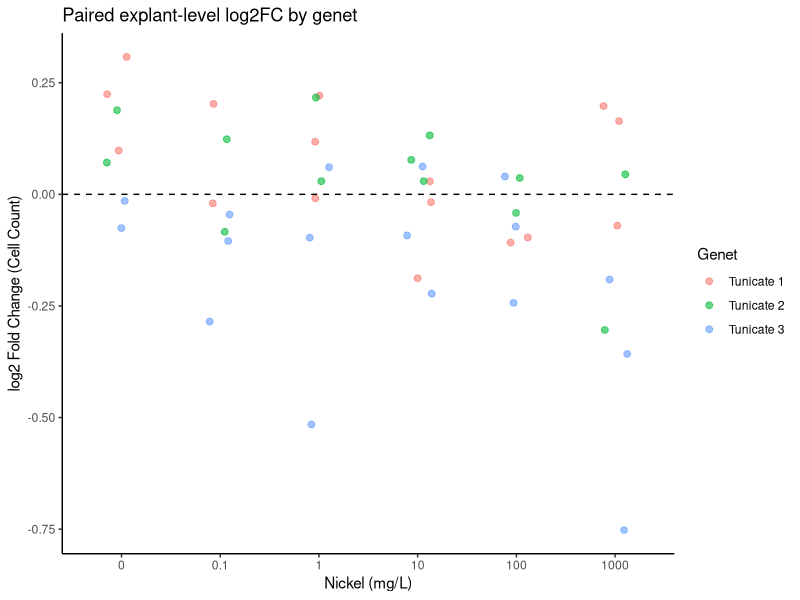
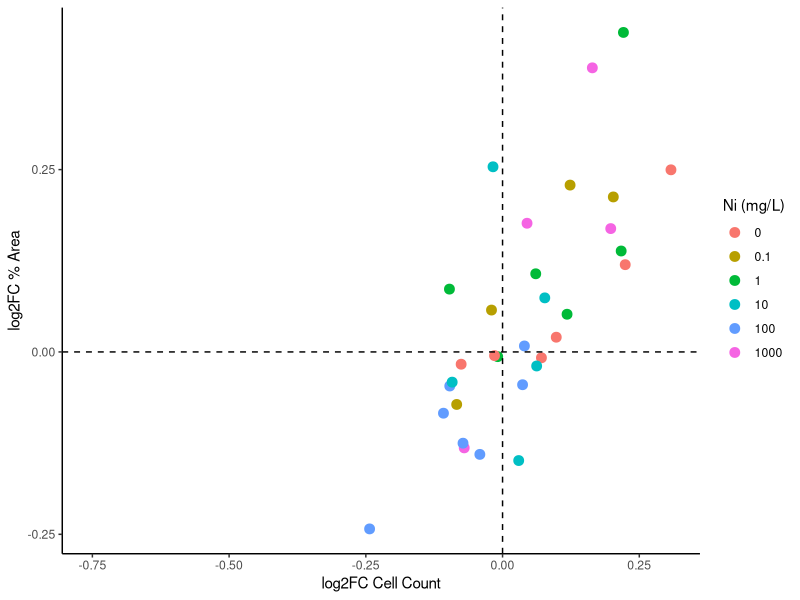
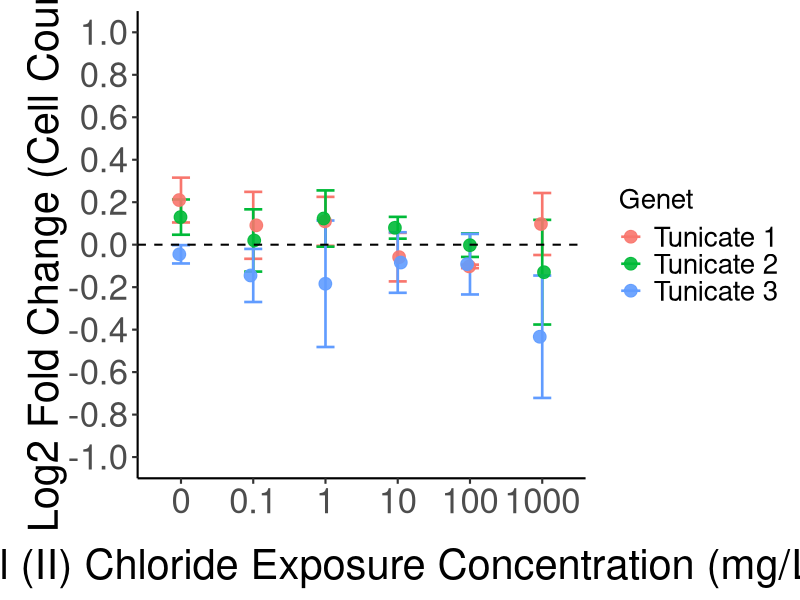
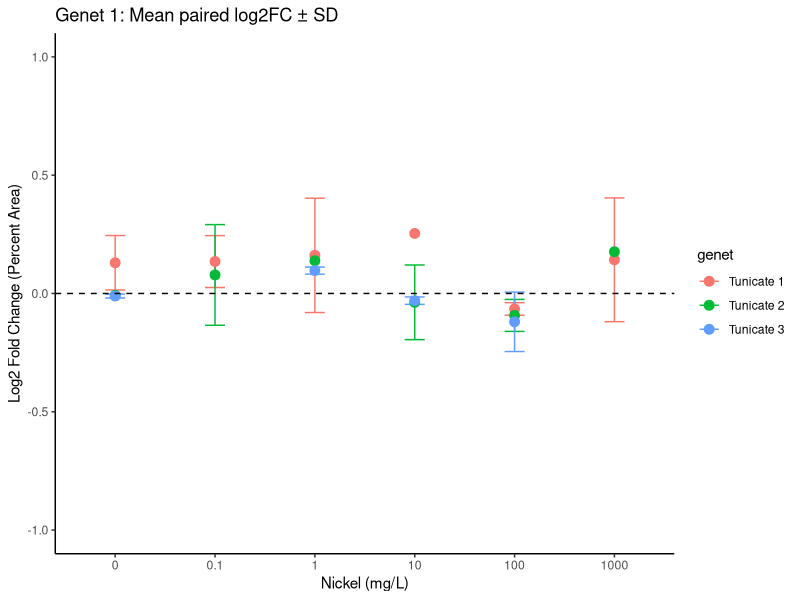

The R source for these figures, in order:
## ---- chunk 1
knitr::opts_chunk$set(echo = TRUE)
library(tidyverse)
library(dplyr)
## ---- chunk 2
df <- read.csv("../data/ni_invitro.csv")

#ensures all numeric columns are actually numeric
df <- df %>%
  mutate(
    genet = factor(genet),   # force discrete
    count = as.numeric(count),
    percent_area = as.numeric(percent_area),
    hpe = as.numeric(hpe)
  )

## ---- chunk 3
# create a new data frame to pair genets x treatments between the two days

paired <- df %>%
  select(genet, plate, well, treatment_ni_mg_per_L,
         pair_number, hpe, count, percent_area) %>%
  pivot_wider(
    names_from = hpe,
    values_from = c(count, percent_area),
    names_prefix = "hpe_"
  )

## ---- chunk 4
#compute log2fold change between days. Decided to do a log2fold change for cell count to account for the noisiness of the cell count data through particle analysis using Fiji
paired <- paired %>%
  mutate(
    log2FC_count =
      log2((count_hpe_24 + 1) / (count_hpe_0 + 1)),

    log2FC_percent_area =
      log2((percent_area_hpe_24 + 1) / (percent_area_hpe_0 + 1))
  )

## ---- chunk 5
# summarizing per treatment and genet
treatment_summary <- paired %>%
  group_by(genet, treatment_ni_mg_per_L) %>%
  summarise(
    n_pairs = n(),
    mean_log2FC_count = mean(log2FC_count, na.rm = TRUE),
    sd_log2FC_count = sd(log2FC_count, na.rm = TRUE),

    mean_log2FC_area = mean(log2FC_percent_area, na.rm = TRUE),
    sd_log2FC_area = sd(log2FC_percent_area, na.rm = TRUE),
    .groups = "drop"
  )

## ---- chunk 6
#Shows the technical replicate data with noise per treatment before summarizing into a mean
ggplot(paired,
       aes(x = factor(treatment_ni_mg_per_L),
           y = log2FC_count,
           color = genet)) +

  geom_jitter(width = 0.15, alpha = 0.6, size = 2) +

  geom_hline(yintercept = 0, linetype = "dashed") +

  labs(
    x = "Nickel (mg/L)",
    y = "log2 Fold Change (Cell Count)",
    color = "Genet",
    title = "Paired explant-level log2FC by genet"
  ) +

  theme_classic()


## ---- chunk 7

# this plot is comparing % area to count (log fold change). technically should be a positive correlation, however given the pixel size of the images needed to change in order to make sure no extra "noise" was detected for images that didn't perfectly align and because some images were assessed that were at 400x mag instead of 200x mag, there will be some variation in this graph 
ggplot(paired,
       aes(x = log2FC_count,
           y = log2FC_percent_area,
           color = factor(treatment_ni_mg_per_L))) +
  geom_point(size = 3) +
  geom_hline(yintercept = 0, linetype = "dashed") +
  geom_vline(xintercept = 0, linetype = "dashed") +
  labs(
    x = "log2FC Cell Count",
    y = "log2FC % Area",
    color = "Ni (mg/L)"
  ) +
  theme_classic()

## ---- chunk 8
#setwd('..')
#png(filename = "output/cell_count_change_0to24_ni_invitro.png", width = 1200, height = 900)

ggplot(treatment_summary,
       aes(x = factor(treatment_ni_mg_per_L),
           y = mean_log2FC_count,
           color = genet)) +

  # mean ± SD (thicker bars)
  geom_errorbar(
    aes(
      ymin = mean_log2FC_count - sd_log2FC_count,
      ymax = mean_log2FC_count + sd_log2FC_count
    ),
    width = 0.25,
    linewidth = 0.9
  ) +

  # jittered mean points
  geom_jitter(
    width = 0.05,
    height = 0,
    size = 4,
    alpha = 0.9
  ) +

  # reference line
  geom_hline(yintercept = 0, linetype = "dashed", linewidth = 0.7) +

  scale_y_continuous(
    limits = c(-1, 1),
    breaks = seq(-1, 1, by = 0.2)
  ) +

  labs(
    x = "Nickel (II) Chloride Exposure Concentration (mg/L)",
    y = "Log2 Fold Change (Cell Count)",
    color = "Genet"
  ) +

  theme_classic(base_size = 16) +
  theme(
    axis.title.x = element_text(size = 30, margin = margin(t = 20)),
    axis.title.y = element_text(size = 30, margin = margin(l=12)),
    axis.text  = element_text(size = 25),
    legend.title = element_text(size = 20),
    legend.text  = element_text(size = 20)
  )

#dev.off()
## ---- chunk 9
ggplot(treatment_summary,
       aes(x = factor(treatment_ni_mg_per_L),
           y = mean_log2FC_area,
           color =genet)) +

  # error bars: mean ± SD
  geom_errorbar(
    aes(
      ymin = mean_log2FC_area - sd_log2FC_area,
      ymax = mean_log2FC_area + sd_log2FC_area
    ),
    width = 0.2
  ) +

  # mean point
  geom_point(size = 3) +
  scale_y_continuous(
    limits = c(-1, 1),   # symmetric
    breaks = seq(-1, 1, by = 0.5)
  ) +
  # reference line
  geom_hline(yintercept = 0, linetype = "dashed") +

  labs(
    x = "Nickel (mg/L)",
    y = "Log2 Fold Change (Percent Area)",
    title = "Genet 1: Mean paired log2FC ± SD"
  ) +

  theme_classic()
